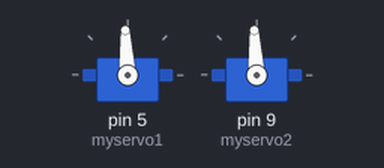
The sketch below on a simulated Arduino Uno, built with avr-gcc and run on an emulated ATmega328P. On the bench: 2 × servo.

Above: at 0.05 s.
At 0.65 s:
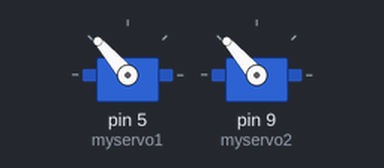
At 1.25 s:
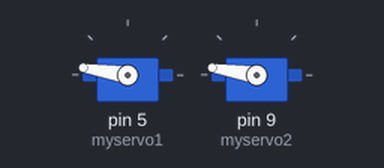
At 2.5 s:
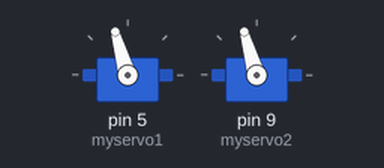
Timing chart, 0 to 6.3 s (numbered marks = the images above):
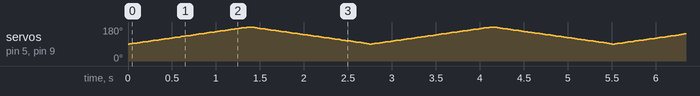

The sketch:

servo_gripper.ino
```cpp
#include <Servo.h>

Servo myservo1;  // create servo object to control a servo
Servo myservo2;
// twelve servo objects can be created on most boards

int pos = 0;    // variable to store the servo position
//int pos2 = 0;
void setup() {
  myservo1.attach(5); // attaches the servo on pin 9 to the servo object
  myservo2.attach(9);

  //myservo.writeMicroseconds(1500);
}

void loop() {
/*myservo.write(150);
delay(15);
myservo.write(0);
*/

  /*for (pos1= 60 && pos2=60; pos1<= 180 && pos2<=180; pos1+=1 && pos2+=1) { // goes from 0 degrees to 180 degrees
    // in steps of 1 degree
    myservo1.write(pos1);              // tell servo to go to position in variable 'pos'
     myservo2.write(pos2);
    delay(15);                       // waits 15ms for the servo to reach the position
  }
  */
/*
 for(pos1 = 60; pos1<=180; pos1+=1)
 {
  for(pos2 = 60; pos2<=180; pos2+=1)
  {
    myservo1.write(pos1);
    myservo2.write(pos2);
  }
 }
*/

 for (pos = 90; pos <= 180; pos += 1) { // goes from 180 degrees to 0 degrees
    myservo1.write(pos);
    myservo2.write(pos);
    delay(15);                       // waits 15ms for the servo to reach the position
  }

  for (pos = 180; pos >= 90; pos -=1){ // goes from 0 degrees to 180 degrees
    // in steps of 1 degree
    myservo1.write(pos);              // tell servo to go to position in variable 'pos'
    myservo2.write(pos);
    delay(15);
  }

}
```
